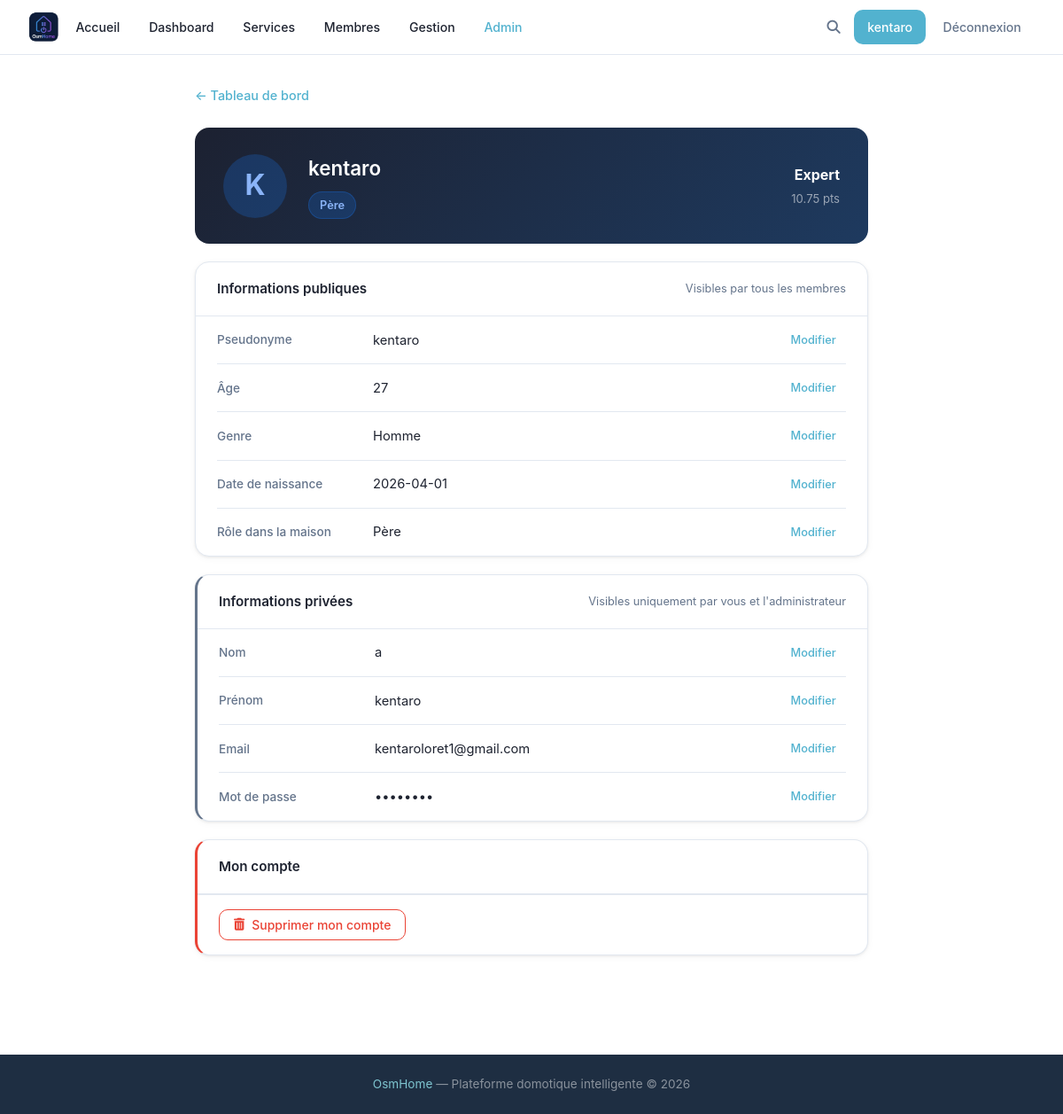
Page /profile (signed in) on the committed database.
### tables this page shows
CREATE TABLE users (
            id INTEGER PRIMARY KEY AUTOINCREMENT,
            username TEXT UNIQUE NOT NULL,
            password TEXT NOT NULL,
            lastname TEXT,
            firstname TEXT,
            age INTEGER,
            gender TEXT,
            birthdate TEXT,
            member_type TEXT,
            photo TEXT,
            level TEXT DEFAULT 'debutant',
            points REAL DEFAULT 0,
            email TEXT,
            email_verified INTEGER DEFAULT 0,
            role TEXT DEFAULT 'simple'
        , actions INTEGER DEFAULT 0, verification_token TEXT);

### main.py (the view)
@app.route('/profile')
def profil():
    if 'username' not in flask.session:
        return flask.redirect('/login')
    user_data = utils.getUser(flask.session['username'])
    return flask.render_template('profile.html', user=flask.session.get('username'), user_data=user_data)

### main.py (called while the page is built)
@app.template_filter('level_label')
def level_label_filter(key: str) -> str:
    return _LEVEL_LABELS.get(key, key.capitalize())

@app.context_processor
def inject_types():
    try:
        types = utils.getTypes()
    except Exception:
        types = []
    is_admin = False
    user_level = None
    if flask.session.get('username'):
        u = utils.getUser(flask.session['username'])
        is_admin = bool(u and u['role'] == 'admin')
        user_level = u['level'] if u else None
    return {'types': types, 'is_admin': is_admin, 'user_level': user_level}

### utils.py (called while the page is built)
def openDB() -> sqlite3.Connection:
    if 'db' not in flask.g:
        flask.g.db = sqlite3.connect(BASE)
        flask.g.db.row_factory = sqlite3.Row
    return flask.g.db

def closeDB(_ = None):
    db = flask.g.pop("db", None)
    if db is not None:
        db.close()

def getUser(username: str):
    db = openDB()
    return db.execute(
        'SELECT * FROM users WHERE username = ?',
        (username,)
    ).fetchone()

def getTypes() -> list:
    db = openDB()
    rows = db.execute('SELECT DISTINCT type FROM devices ORDER BY type').fetchall()
    return [row['type'] for row in rows]

### templates/profile.html (shortened to what this page needs)
{% extends 'base.html' %}
{% block extra_css %}<link rel="stylesheet" href="{{ url_for('static', filename='css/profile.css') }}">{% endblock %}
{% block content %}
<div class="profile-page">
    <div class="profile-back">
        <a href="/dashboard">← Tableau de bord</a>
    </div>
    <div class="profile-layout-main">
        <div class="profile-id-card">
            <div class="profile-avatar-lg profile-avatar-upload" id="avatar-container" onclick="document.getElementById('photo-input').click()" title="Changer la photo">
                {% if user_data['photo'] %}
                <img src="{{ url_for('static', filename='uploads/photos/' + user_data['photo']) }}" alt="Photo de profil" class="profile-avatar-img">
                {% else %}
                <span id="avatar-initial">{{ user_data['username'][0] | upper }}</span>
                {% endif %}
            </div>
            <div class="profile-id-info">
                <h2 class="profile-username">{{ user_data['username'] }}</h2>
                <span class="profile-role-badge">{{ user_data['member_type'] or '—' }}</span>
            </div>
            <div class="profile-level-badge">
                <span class="level-label">{{ user_data['level'] | level_label }}</span>
                <span class="level-pts">{{ "%.2f"|format(user_data['points'] or 0) }} pts</span>
            </div>
        </div>
        <div class="profile-section">
            <div class="profile-section-header">
                <h3>Informations publiques</h3>
                <span class="profile-section-hint">Visibles par tous les membres</span>
            </div>
            <div class="profile-fields">
                <div class="profile-field">
                    <span class="profile-field-label">Pseudonyme</span>
                    <span class="profile-field-value" id="username">{{ user_data['username'] }}</span>
                    <button class="btn-field-edit" data-field="username">Modifier</button>
                </div>
                <div class="profile-field">
                    <span class="profile-field-label">Âge</span>
                    <span class="profile-field-value" id="age">{{ user_data['age'] or '—' }}</span>
                    <button class="btn-field-edit" data-field="age">Modifier</button>
                </div>
                <div class="profile-field">
                    <span class="profile-field-label">Genre</span>
                    <span class="profile-field-value" id="gender" data-value="{{ user_data['gender'] or '' }}">
                        {%- if user_data['gender'] == 'male' %}Homme
                        {%- elif user_data['gender'] == 'female' %}Femme
                        {%- elif user_data['gender'] == 'other' %}Autre
                        {%- else %}—{% endif %}
                    </span>
                    <button class="btn-field-edit" data-field="gender">Modifier</button>
                </div>
                <div class="profile-field">
                    <span class="profile-field-label">Date de naissance</span>
                    <span class="profile-field-value" id="birthdate">{{ user_data['birthdate'] or '—' }}</span>
                    <button class="btn-field-edit" data-field="birthdate">Modifier</button>
                </div>
                <div class="profile-field">
                    <span class="profile-field-label">Rôle dans la maison</span>
                    <span class="profile-field-value" id="member_type" data-value="{{ user_data['member_type'] or '' }}">{{ user_data['member_type'] | capitalize or '—' }}</span>
                    <button class="btn-field-edit" data-field="member_type">Modifier</button>
                </div>
            </div>
        </div>
        <div class="profile-section profile-section--private">
            <div class="profile-section-header">
                <h3>Informations privées</h3>
                <span class="profile-section-hint">Visibles uniquement par vous et l'administrateur</span>
            </div>
            <div class="profile-fields">
                <div class="profile-field">
                    <span class="profile-field-label">Nom</span>
                    <span class="profile-field-value" id="lastname">{{ user_data['lastname'] or '—' }}</span>
                    <button class="btn-field-edit" data-field="lastname">Modifier</button>
                </div>
                <div class="profile-field">
                    <span class="profile-field-label">Prénom</span>
                    <span class="profile-field-value" id="firstname">{{ user_data['firstname'] or '—' }}</span>
                    <button class="btn-field-edit" data-field="firstname">Modifier</button>
                </div>
                <div class="profile-field">
                    <span class="profile-field-label">Email</span>
                    <span class="profile-field-value" id="email">{{ user_data['email'] or '—' }}</span>
                    <button class="btn-field-edit" data-field="email">Modifier</button>
                </div>
                <div class="profile-field">
                    <span class="profile-field-label">Mot de passe</span>
                    <span class="profile-field-value" id="password">••••••••</span>
                    <button class="btn-field-edit" data-field="password">Modifier</button>
                </div>
            </div>
        </div>
        <div class="profile-section profile-section--danger">
            <div class="profile-section-header">
                <h3>Mon compte</h3>
            </div>
            <div class="profile-delete-zone">
                <form action="/profile/delete" method="post"
                      onsubmit="return confirm('Supprimer votre compte ? Cette action est irréversible.')">
                    <button type="submit" class="btn-delete-account">
                        <i class="fa-solid fa-trash-can"></i>
                        Supprimer mon compte
                    </button>
                </form>
            </div>
        </div>
    </div>
</div>
{% endblock %}

### static/css/style.css (style rules this page uses)
:root { --bg: #ffffff; --surface: #ffffff; --dark: #1e2330; --dark-2: #1c2131; --primary: #52B2CF; --primary-hover: #3d9ebc; --primary-light: rgba(82, 178, 207, 0.12); --accent-2: #7EC4CF; --accent-pink: #D4AFB9; --accent-lavender: #D1CFE2; --accent-powder: #9CADCE; --muted: #64748b; --white: #ffffff; --border: #e2e8f0; --shadow: 0 1px 3px rgba(0,0,0,.07), 0 2px 8px rgba(0,0,0,.04); --shadow-md: 0 4px 14px rgba(0,0,0,.09), 0 2px 6px rgba(0,0,0,.05); --radius: 10px; --radius-sm: 5px; --radius-lg: 16px; --danger: #ea4335; }
* { margin: 0; padding: 0; box-sizing: border-box; }
html { min-height: 100%; scroll-behavior: smooth; }
body { min-height: 100vh; display: flex; flex-direction: column; font-family: 'Google Sans', 'Inter', system-ui, -apple-system, BlinkMacSystemFont, 'Segoe UI', Roboto, sans-serif; background: var(--bg); color: var(--dark); line-height: 1.65; }
a { color: inherit; text-decoration: none; }
h1, h2, h3, h4, h5 { color: var(--dark); margin-bottom: 0.5rem; font-weight: 600; }
button, .btn { border: none; cursor: pointer; border-radius: var(--radius); padding: 0.6rem 1rem; font-weight: 500; font-size: 0.9rem; font-family: inherit; transition: background 0.2s, box-shadow 0.2s, transform 0.15s; }
form { width: 100%; }

### static/css/profile.css (style rules this page uses)
.profile-page { width: min(760px, 92%); margin: 2rem auto 4rem; }
.profile-back a { color: var(--primary); font-size: 0.9rem; font-weight: 500; }
.profile-back { margin-bottom: 1.5rem; }
.profile-layout-main { display: flex; flex-direction: column; gap: 1.25rem; }
.profile-id-card { background: linear-gradient(135deg, #1c2131 0%, #1e3a5f 100%); border-radius: var(--radius-lg); padding: 1.75rem 2rem; display: flex; align-items: center; gap: 1.5rem; flex-wrap: wrap; }
.profile-avatar-lg { width: 72px; height: 72px; border-radius: 50%; background: rgba(26,115,232,0.25); color: #8ab4f8; display: flex; align-items: center; justify-content: center; font-size: 2rem; font-weight: 700; flex-shrink: 0; }
.profile-avatar-upload { position: relative; cursor: pointer; overflow: hidden; }
.profile-id-info { flex: 1; }
.profile-username { color: var(--white); font-size: 1.4rem; margin-bottom: 0.4rem; }
.profile-role-badge { display: inline-block; background: rgba(26,115,232,0.22); color: #8ab4f8; border: 1px solid rgba(26,115,232,0.30); border-radius: 999px; padding: 0.25rem 0.75rem; font-size: 0.8rem; font-weight: 600; text-transform: capitalize; }
.profile-level-badge { display: flex; flex-direction: column; align-items: flex-end; gap: 0.2rem; }
.profile-level-badge .level-label { color: var(--white); font-weight: 700; font-size: 1rem; }
.profile-level-badge .level-pts { color: rgba(255,255,255,0.55); font-size: 0.82rem; }
.profile-section { background: var(--surface); border: 1px solid var(--border); border-radius: var(--radius-lg); box-shadow: var(--shadow); overflow: hidden; }
.profile-section--private { border-left: 3px solid var(--muted); }
.profile-section--danger { border-left: 3px solid var(--danger); }
.profile-delete-zone { padding: 1rem 1.5rem; border-top: 1px solid var(--border); }
.btn-delete-account { background: none; border: 1px solid var(--danger); color: var(--danger); padding: 0.5rem 1rem; border-radius: var(--radius); cursor: pointer; display: inline-flex; align-items: center; gap: 0.5rem; font-size: 0.875rem; font-weight: 500; transition: background 0.15s, color 0.15s; }
.profile-section-header { padding: 1.1rem 1.5rem; border-bottom: 1px solid var(--border); display: flex; justify-content: space-between; align-items: center; gap: 1rem; flex-wrap: wrap; }
.profile-section-header h3 { font-size: 0.95rem; font-weight: 600; color: var(--dark); margin: 0; }
.profile-section-hint { font-size: 0.8rem; color: var(--muted); }
.profile-fields { padding: 0 1.5rem; }
.profile-field { display: flex; align-items: center; gap: 1rem; padding: 0.85rem 0; border-bottom: 1px solid var(--border); }
.profile-field:last-child { border-bottom: none; }
.profile-field-label { width: 160px; flex-shrink: 0; font-size: 0.85rem; font-weight: 500; color: var(--muted); }
.profile-field-value { flex: 1; font-size: 0.92rem; color: var(--dark); }
.btn-field-edit { background: transparent; color: var(--primary); border: 1px solid transparent; border-radius: var(--radius-sm); padding: 0.28rem 0.65rem; font-size: 0.8rem; font-weight: 500; cursor: pointer; white-space: nowrap; transition: background 0.15s, border-color 0.15s; width: auto; }

### rows in the picture
users: username "K", username "kentaro", member_type "Père", level|level_label "Expert", points "10.75", age "27", birthdate "2026-04-01", lastname "a", firstname "kentaro", email "kentaroloret1@gmail.com"

### other values in the picture
{{ user }} "kentaro"
